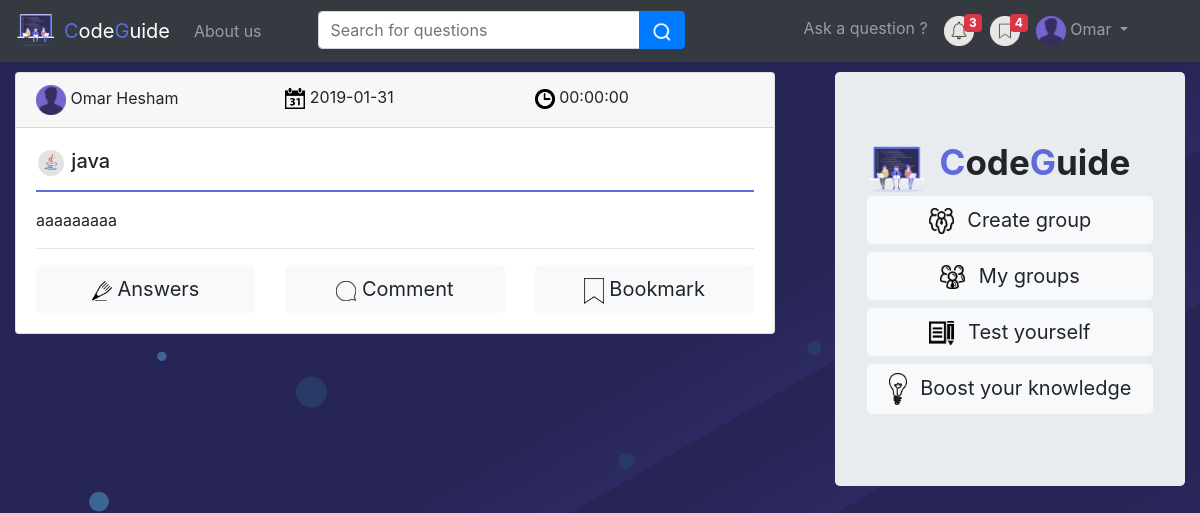
Screenshot of /Developement/profile.php (signed in) with the database file from the repository.
### tables this page shows
CREATE TABLE `post` (
  `id` int(255) NOT NULL,
  `user_id` text NOT NULL,
  `dates` date NOT NULL,
  `question` text NOT NULL,
  `reported` int(255) NOT NULL,
  `language` text NOT NULL,
  `group_id` int(255) NOT NULL,
  `times` time NOT NULL
);

CREATE TABLE `user` (
  `id` int(255) NOT NULL,
  `first_name` varchar(255) NOT NULL,
  `email` varchar(255) NOT NULL,
  `password` varchar(255) NOT NULL,
  `last_name` varchar(255) NOT NULL
);

### Developement/model/post.php (called while the page is built, shortened)
<?php
class post extends Database {
public static function get_my_post($keyword,$user_id)
{
  $keyword = str_replace(" ", "%", $keyword);
  $sql = "SELECT *,post.id as post_id FROM post join user on post.user_id=user.id
  WHERE question like ('%$keyword%')AND user.id=$user_id ORDER BY post.id DESC;";
  $statement = Database::$db->prepare($sql);
  $statement->execute();
  $posts = [];
  while($row = $statement->fetch(PDO::FETCH_ASSOC)) {
    $posts[] = $row;
  }
  return $posts;
}
}
?>

### Developement/profile.php (the view, shortened to what this page needs)
<?php
include_once("model/post.php");
include_once("components/head_profile.php");
 ?>
<!DOCTYPE html>
<html lang="en" dir="ltr">
  <body >
    <div class="row">
      <div class="col-lg-8 col-sm-12">
        <div class="container">
          <?php
          if(!isset($_GET['question']))
          $posts=post::get_my_post("",$_SESSION["user_id"]);
          else  $posts=post::search_post($_GET['question']);
          foreach ($posts as $post) {
           ?>
          <div class="card mb-3">
            <div class="card-header">
              <div class="row">
                <div class="col-lg-4">
                  <img src="img/profile.png" width="30 px">
                  <?php echo ucwords($post["first_name"])." ".ucwords($post["last_name"]);?>
                </div>
                <div class="col-lg-4">
                  <img src="img/calender.png" width="20 px">
                  <?php echo $post['dates']?>
                </div>
                <div class="col-lg-4">
                  <img src="img/time.png" width="20 px">
                  <?php echo $post['times']?>
                </div>
              </div>
            </div>
            <div class="card-body">
              <h5 class="card-title">  <?php
              if ($post["language"]=="C/C++") {
                ?>
                  <img src="img/c++.png" height="30px" alt="">
                <?php
              }
              else if ($post["language"]=="C#") {
                ?>
                  <img src="img/csharp.png" height="30px" alt="">
                <?php
              }
              else if ($post["language"]=="java") {
                ?>
                  <img src="img/java.png" height="30px"alt="">
                <?php
              }
              echo $post["language"];?></h5>
              <p class="card-text" style="border:solid 1px #5f6bdd">
              <?php echo $post["question"];?></p>
              <hr>
              <div class="row rowC">
                <div class="col-lg-4">
                  <button type="button" id="answer_<?php echo $post["post_id"] ?>" class="btn btn-light btn-lg btn-block"><img src="img/answer.png" width="20px">  Answers</button>
                </div>
                <div class="col-lg-4">
                  <button type="button" class="btn btn-light btn-lg btn-block comment"  ><img src="img/comment.png" width="20px">  Comment</button>
                </div>
                <div class="col-lg-4">
                  <button type="button" class="btn btn-light btn-lg btn-block"><img src="img/bookmark2.png" width="20px">  Bookmark</button>
                </div>
              </div>
            </div>
          </div>
        <?php } ?>
        </div>
      </div>
      <div class="col-lg-4 col-sm-12">
        <div class="container">
          <div class="jumbotron">
            <img class="mr-2" src="img/logo.png" width="60 px"  height="50 px"/>
            <span style="font-size:35px; font-weight:bold;"><span style="color:#5f6bdd;">C</span>ode<span style="color:#5f6bdd;">G</span>uide</span>
            <button type="button" class="btn btn-light btn-lg btn-block mb-2" data-toggle="modal" data-target="#exampleModal2" data-whatever="@mdo"><img src="img/createGroup.png" class="mr-2" width="25px">  Create group</button>
            <a class="btn btn-light btn-lg btn-block" data-toggle="collapse" href="#multiCollapseExample1" role="button" aria-expanded="false" aria-controls="multiCollapseExample1"><img src="img/myGroups.png" class="mr-2" width="25px">  My groups</a>
            <button type="button" id="test_your_self"class="btn btn-light btn-lg btn-block my-2"><img src="img/test.png" class="mr-2" width="25px"> Test yourself</button>
            <button type="button" id="boost" class="btn btn-light btn-lg btn-block my-2"><img src="img/light.png" class="mr-2" width="18px"> Boost your knowledge</button>
          </div>
        </div>
      </div>
    </div>
  </body>
</html>

### Developement/css/site.css (style rules this page uses)
* { margin: 0; padding: 0; box-sizing: border-box; }
body { background-color: #EFEFEF; }

### Developement/Components/head_profile.php (style rules this page uses)
body { background-image: url(img/home.jpg); background-size: cover; background-repeat: no-repeat; }

### rows the page displays
post: user.first_name "Omar", user.last_name "Hesham", dates "2019-01-31", times "00:00:00", language "java", question "aaaaaaaaa"

### other values shown
$_SESSION["user_first_name"] "Omar"
